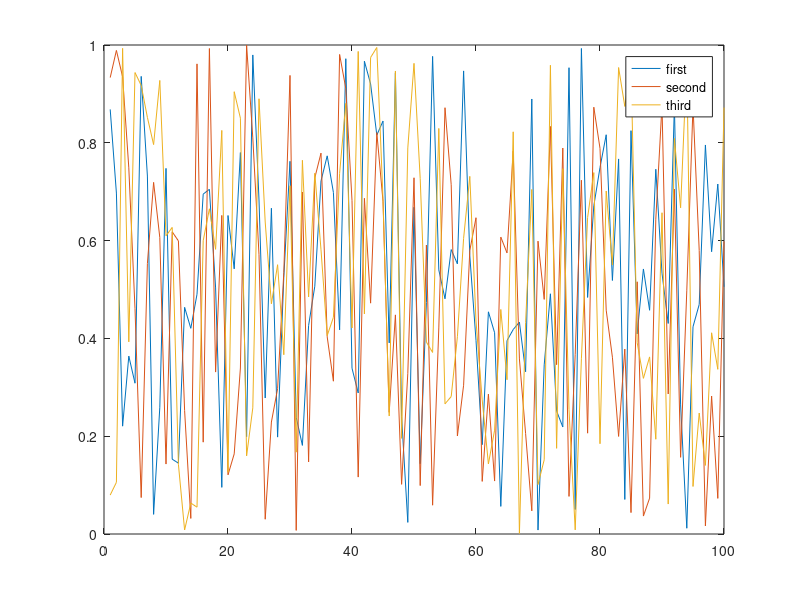

This figure's MATLAB source:
function result = test_legend_002
result = false;
a = figure;
plot(rand(100,3));
legend('first','second','third');
drawnow;
legend('boxon');
drawnow;
close(a);
result = true;
